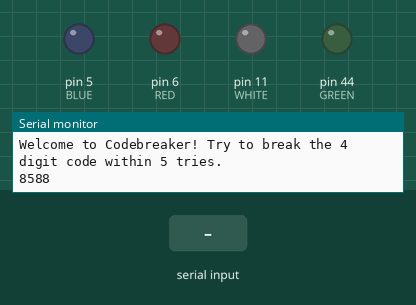
Recording of a sketch running on a simulated Arduino Mega 2560, built with avr-gcc and run on an emulated ATmega2560. Shown: output pins drawn as LEDs (lit = HIGH), the last lines printed to the serial monitor. Dashed ring = blinking. The test bench sets the inputs (shaded band). Random numbers use the default seed unless the sketch sets one.

Above: at 1.2 s.
1.3 s: "90,45\n" received over Serial
At 4.24 s:
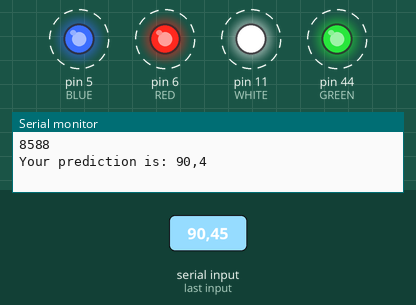
4.3 s: "y,45\n" received over Serial
7.3 s: "n,45\n" received over Serial
10.3 s: "30,150\n" received over Serial
Timing chart, 0 to 12.8 s (numbered marks = the images above; inputs shaded):
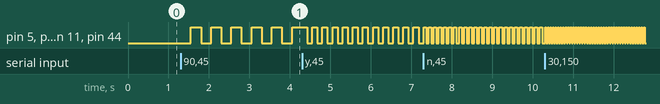

The sketch:

codebreaker.ino
```cpp
// Timer 0: 13(8) & 4(8)
// Timer 1: 11(16) & 12(16)
// Timer 2: 10(8) & 9(8)
// Timer 3: 5,2,3 (all 16)
// Timer 4: 6,7,8 (all 16)
// Timer 5: 44,45,46 (all 16)

#define WHITE 11  // timer 1
#define BLUE 5    // timer 3
#define RED 6     // timer 4
#define GREEN 44  // timer 5

uint16_t led_hertz[4] = {2,2,2,2};

uint8_t led_pins[4] = {11,5,6,44};

uint8_t is_start[4] = {0,0,0,0};

uint8_t randNumber[4] = {0,0,0,0};

uint8_t attempt = 0;
uint8_t max_tries = 5;

void setup_timer0(uint16_t hertz);
void setup_timer1(uint16_t hertz);
void setup_timer2(uint16_t hertz);
void setup_timer3(uint16_t hertz);
void setup_timer4(uint16_t hertz);
void setup_timer5(uint16_t hertz);
void setup_timers(uint16_t hertz0, uint16_t hertz1, uint16_t hertz2,
  uint16_t hertz3, uint16_t hertz4, uint16_t hertz5);
void reset_all_timers();

void setup(){
  // Setup pin modes
  pinMode(WHITE, OUTPUT);
  pinMode(BLUE, OUTPUT);
  pinMode(RED, OUTPUT);
  pinMode(GREEN, OUTPUT);

  //Setup terminal
  Serial.begin(9600);

  randomSeed(2020);

  cli();//stop interrupts

  setup_timers(0, led_hertz[0], 0, led_hertz[1], led_hertz[2], led_hertz[3]);

  sei();

}//end setup

ISR(TIMER1_COMPA_vect){
  if (is_start[0])
    digitalWrite(WHITE, !digitalRead(WHITE));
  else
    digitalWrite(WHITE, LOW);
}

ISR(TIMER3_COMPA_vect){
  if (is_start[1])
    digitalWrite(BLUE, !digitalRead(BLUE));
  else
    digitalWrite(BLUE, LOW);
}

ISR(TIMER4_COMPA_vect){
  if (is_start[2])
    digitalWrite(RED, !digitalRead(RED));
  else
    digitalWrite(RED, LOW);
}

ISR(TIMER5_COMPA_vect){
  if (is_start[3])
    digitalWrite(GREEN, !digitalRead(GREEN));
  else
    digitalWrite(GREEN, LOW);
}

void setup_timer0(uint16_t hertz) {}

void setup_timer1(uint16_t hertz) {
  TCCR1A = 0;
  TCCR1B = 0;
  TCNT1  = 0;
  TIMSK1 = 0;
  // set compare match register for 2Hz increments
  OCR1A = 16000000 / (hertz*256) - 1;
  // turn on CTC mode
  TCCR1B |= (1 << WGM12);
  // prescaler = 256
  TCCR1B |= (1 << CS12) | (0 << CS11) | (0 << CS10);
  // enable timer compare interrupt
  TIMSK1 |= (1 << OCIE1A);
}

void setup_timer2(uint16_t hertz) {}

void setup_timer3(uint16_t hertz) {
  TCCR3A = 0;
  TCCR3B = 0;
  TCNT3  = 0;
  // set compare match register for 2Hz increments
  OCR3A = 16000000 / (hertz*256) - 1;
  // turn on CTC mode
  TCCR3B |= (1 << WGM32);
  // prescaler = 256
  TCCR3B |= (1 << CS32) | (0 << CS31) | (0 << CS30);
  // enable timer compare interrupt
  TIMSK3 |= (1 << OCIE3A);
}

void setup_timer4(uint16_t hertz) {
  TCCR4A = 0;
  TCCR4B = 0;
  TCNT4  = 0;
  // set compare match register for 2Hz increments
  OCR4A = 16000000 / (hertz*256) - 1;
  // turn on CTC mode
  TCCR4B |= (1 << WGM42);
  // prescaler = 256
  TCCR4B |= (1 << CS42) | (0 << CS41) | (0 << CS40);
  // enable timer compare interrupt
  TIMSK4 |= (1 << OCIE4A);
}

void setup_timer5(uint16_t hertz) {
  TCCR5A = 0;
  TCCR5B = 0;
  TCNT5  = 0;
  // set compare match register for 2Hz increments
  OCR5A = 16000000 / (hertz*256) - 1;
  // turn on CTC mode
  TCCR5B |= (1 << WGM52);
  // prescaler = 256
  TCCR5B |= (1 << CS52) | (0 << CS51) | (0 << CS50);
  // enable timer compare interrupt
  TIMSK5 |= (1 << OCIE5A);
}

void setup_timers(uint16_t hertz0, uint16_t hertz1, uint16_t hertz2,
  uint16_t hertz3, uint16_t hertz4, uint16_t hertz5) {
  setup_timer0(hertz0);
  setup_timer1(hertz1);
  setup_timer2(hertz2);
  setup_timer3(hertz3);
  setup_timer4(hertz4);
  setup_timer5(hertz5);
}

void reset_all_timers() {
  TCCR0A = 0; TCCR0B = 0; TCNT0  = 0; TIMSK0 = 0;
  TCCR1A = 0; TCCR1B = 0; TCNT1  = 0; TIMSK1 = 0;
  TCCR2A = 0; TCCR2B = 0; TCNT2  = 0; TIMSK2 = 0;
  TCCR3A = 0; TCCR3B = 0; TCNT3  = 0; TIMSK3 = 0;
  TCCR4A = 0; TCCR4B = 0; TCNT4  = 0; TIMSK4 = 0;
  TCCR5A = 0; TCCR5B = 0; TCNT5  = 0; TIMSK5 = 0;
}

void loop() {
  char line_buffer[5];
  unsigned char read_length;
  boolean is_win = false;

  randNumber[0] = (uint8_t)random(9) + 1;
  randNumber[1] = (uint8_t)random(10);
  randNumber[2] = (uint8_t)random(10);
  randNumber[3] = (uint8_t)random(10);

  Serial.println("\nWelcome to Codebreaker! Try to break the 4 digit code within 5 tries.");

  for (int i = 0; i < 4; i++) {
    Serial.print(randNumber[i]);
  }
  Serial.println();

  while(attempt < max_tries && !is_win)
  {
    read_length = Serial.readBytesUntil('\n', line_buffer, 4);
    if(read_length == 4)
    {
      attempt += 1;
      Serial.print("Your prediction is: ");
      line_buffer[4] = '\0';
      Serial.println(line_buffer);

      uint8_t ncorrect = 0;
      for (int i = 0; i < 4; i++) {
        if (uint8_t(line_buffer[i])-48 == randNumber[i]) {
          is_start[i] = 0;
          led_hertz[i] = 2;
          ncorrect++;
        } else {
          is_start[i] = 1;
          led_hertz[i] *= 2;
        }
      }
      setup_timers(0, led_hertz[0], 0, led_hertz[1], led_hertz[2], led_hertz[3]);

      if (ncorrect == 4)
        is_win = true;
    }
  }

  if (!is_win) {
    Serial.print("Game over. The code is: ");
    for (int i = 0; i < 4; i++) {
      Serial.print(randNumber[i]);
    }
    Serial.println();
  } else {
    Serial.println("You won!");
  }

//  cli();
  reset_all_timers();
//  sei();
  delay(0.5);

  for (int i = 0; i < 4; i++) {
    if (is_start[i]) {
      digitalWrite(led_pins[i], HIGH);
    } else {
      digitalWrite(led_pins[i], LOW);
    }
  }

  Serial.println("One more? (y/n) ");
  do {
    char t = Serial.read();
  } while (Serial.available() > 0);

  while(!Serial.available()){}

  while(1) {
    char yn = 'n';
    yn = Serial.read();
    if (yn == 'y') {
      attempt = 0;
      memset(is_start, 0, sizeof(is_start));
      memset(led_hertz, 2, sizeof(led_hertz));
      setup_timers(0, led_hertz[0], 0, led_hertz[1], led_hertz[2], led_hertz[3]);
      break;
    } else if (yn == 'n') {
      Serial.println("Thanks for playing!");
      while(1);
    } else {

    }
  }

}
```

Measured:
- after the input at 1.3 s, pin 5 (BLUE), pin 6 (RED), pin 11 (WHITE), pin 44 (GREEN): alternates HIGH for 0.25 s and LOW for 0.25 s, starting after 0.25 s
